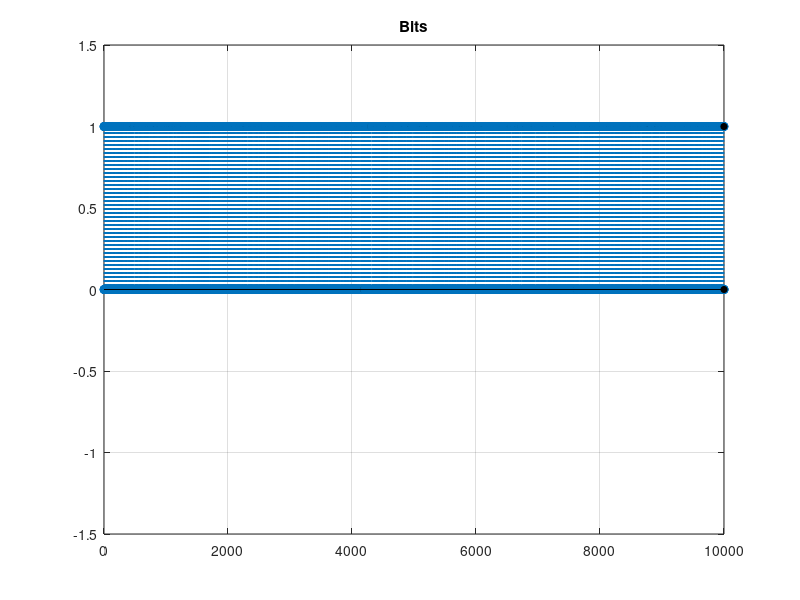
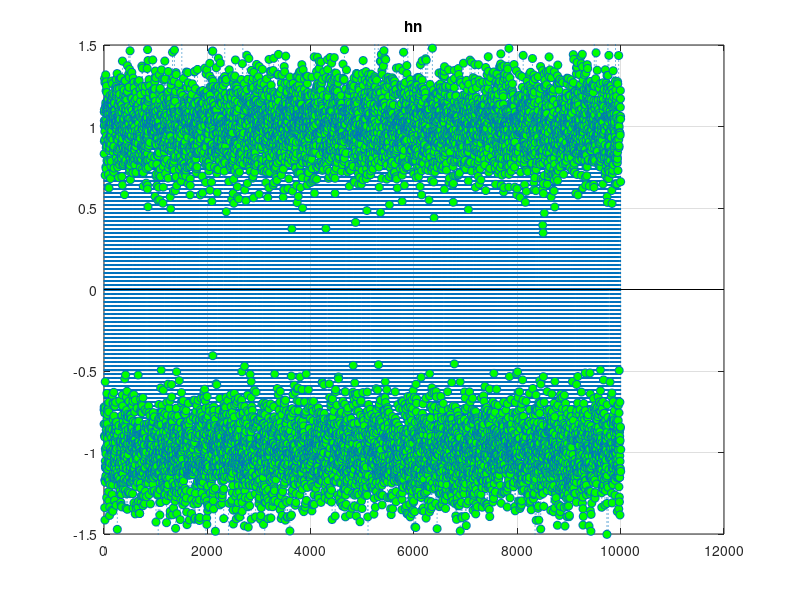
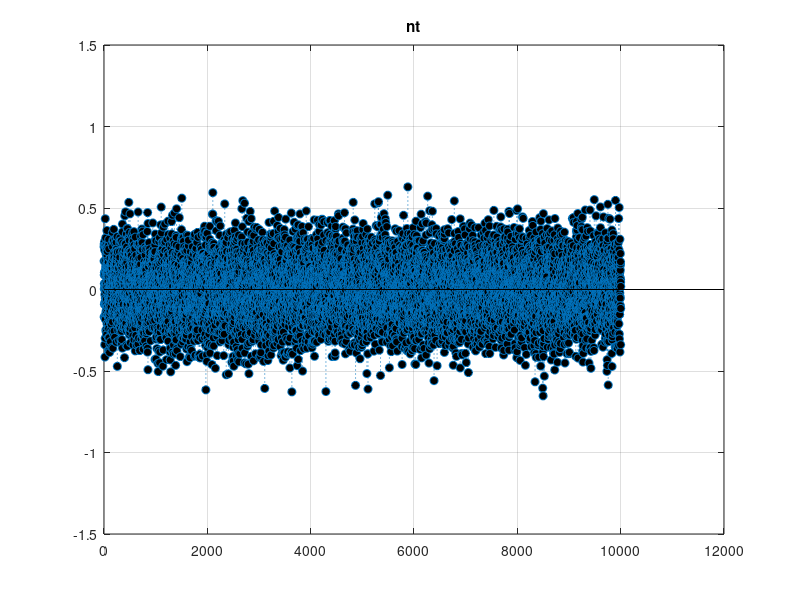
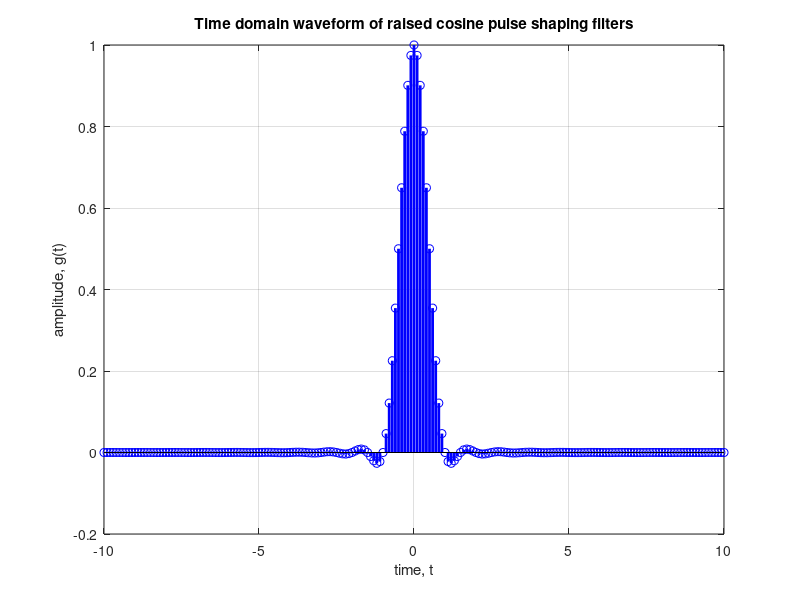

MATLAB code to generate these figures, in order:
%%%%%%%%%%%%%%%%%%%%%%%%%%%%%%%%%%%%%%%%%%%%%%%%%%%%%%%%%%%%%%%%%%%%%%%%%%%%%%%%%
% Εργασία στα Τηλεπικοινωνιακά Συστήματα 3                                      %
% Περιγραφή :                                                                   %    
%   Έχουμε ένα τηλεπικοινωνιακό σύστημα, το οποίο απαρτίζεται από ένα πομπό,    %
%   ένα κανάλι με απόκριση συχνότητας :                                         %
%               { 1 , if |f +/- fo| <= W                                        %
%      C(f) =   {                               ,                               %      
%               { 0 , else                                                      %       
%   προσθήκη AWGN (n(t), ΦΠΙ: No/2.), ένα δέκτη και κατόπιν ένα δειγματολήπτη.  %      
%   Για τη µετάδοση χρησιµοποιούµε διαµόρφωση M−PAM, δηλαδή µεταδίδουµε         %      
%   σύµβολα της µορφής am = ±1.                                                 %        
%   Ο σκοπός της εργασίας είναι να µελετηθεί η επίδοση του συστήµατος, όταν     %  
%   αυτό σχεδιάζεται µε τις παρακάτω επιλογές :                                 %
%   1. Επιλογή των ϕίλτρων ποµπού και δέκτη έτσι ώστε στον δέκτη να έχουµε      %
%       µηδενική διασυµβολική παρεµβολή.                                        %
%   2. Επιλογή των ϕίλτρων ποµπού και δέκτη έτσι ώστε στον δέκτη να έχουµε      %
%       ελεγχόµενη διασυµβολική παρεµβολή µε διπλοδυαδικό παλµό, και σύµβολο    %
%       προς σύµβολο ϕώραση µε προκωδικοποίηση στον ποµπό.                      %
%   3. Επιλογή των ϕίλτρων ποµπού και δέκτη έτσι ώστε στον δέκτη να έχουµε      % 
%      ελεγχόµενη διασυµβολική παρεµβολη µε διπλοδυαδικό παλµό, και εφαρµογή    % 
%      του αλγορίθµου Viterbi στη ϕώραση.                                       %                                        
%                                                                               %
%    Ioannis. M. Koutzoglou, Dec. 2021                                          %
%%%%%%%%%%%%%%%%%%%%%%%%%%%%%%%%%%%%%%%%%%%%%%%%%%%%%%%%%%%%%%%%%%%%%%%%%%%%%%%%%
clc;
clear;
close all;


%% -------------------- Second part of the Project! -------------------- %%

%%%%%%%%%%%%%%%%%%%%%%%%%%%%%%%%%%%%%%%%%%%%%%%%%%%%%%%%%%%%%%%%%%%%%%%%%%%
%%%                         "System Properties"                         %%%
%%%%%%%%%%%%%%%%%%%%%%%%%%%%%%%%%%%%%%%%%%%%%%%%%%%%%%%%%%%%%%%%%%%%%%%%%%%

n = 10000;         %% Number of bits
M = 2;             %% Modulation order (2 for 2-PAM)
k = log2(M);       %% Number of bits per symbol
sps = 10;          %% Samples per symbol
EbNo = 25;
alpha = 1;
snr = EbNo + 10*log10(k) - 10*log10(sps);
shape = 'sqrt';
fs = 10;

%%%%%%%%%%%%%%%%%%%%%%%%%%%%%%%%%%%%%%%%%%%%%%%%%%%%%%%%%%%%%%%%%%%%%%%%%%%
%%%                         "Bits Generation"                           %%%
%%%%%%%%%%%%%%%%%%%%%%%%%%%%%%%%%%%%%%%%%%%%%%%%%%%%%%%%%%%%%%%%%%%%%%%%%%%

bits = randi([0 1],1,n);
fprintf('bits: %d \n', bits);
fprintf('\n');

%%%%%%%%%%%%%%%%%%%%%%%%%%%%%%%%%%%%%%%%%%%%%%%%%%%%%%%%%%%%%%%%%%%%%%%%%%%
%%%                            "Precoding"                              %%%
%%%%%%%%%%%%%%%%%%%%%%%%%%%%%%%%%%%%%%%%%%%%%%%%%%%%%%%%%%%%%%%%%%%%%%%%%%%

pm = zeros(1, n+1);
pm(1) = 0;
for i = 1:n
    pm(i+1) = mod((bits(i) - pm(i)),2);  
end
fprintf('\n');
fprintf('pm: %d \n', pm);

%%%%%%%%%%%%%%%%%%%%%%%%%%%%%%%%%%%%%%%%%%%%%%%%%%%%%%%%%%%%%%%%%%%%%%%%%%%
%%%                         "M-PAM Modulation"                          %%%
%%%%%%%%%%%%%%%%%%%%%%%%%%%%%%%%%%%%%%%%%%%%%%%%%%%%%%%%%%%%%%%%%%%%%%%%%%%

symbols = pammod(pm,M);
fprintf('\n');
fprintf('symbols: %d \n', symbols);

%%%%%%%%%%%%%%%%%%%%%%%%%%%%%%%%%%%%%%%%%%%%%%%%%%%%%%%%%%%%%%%%%%%%%%%%%%%
%%%                         "AWGN Channel"                              %%%
%%%%%%%%%%%%%%%%%%%%%%%%%%%%%%%%%%%%%%%%%%%%%%%%%%%%%%%%%%%%%%%%%%%%%%%%%%%

hn = awgn(symbols,snr);
fprintf('\n');
fprintf('hn = %f \n', hn);

%%%%%%%%%%%%%%%%%%%%%%%%%%%%%%%%%%%%%%%%%%%%%%%%%%%%%%%%%%%%%%%%%%%%%%%%%%%
%%%                         "Noise n(t)"                                %%%
%%%%%%%%%%%%%%%%%%%%%%%%%%%%%%%%%%%%%%%%%%%%%%%%%%%%%%%%%%%%%%%%%%%%%%%%%%%

nt = hn - symbols;
fprintf('\n');
fprintf('nt = %f \n', nt);

%%%%%%%%%%%%%%%%%%%%%%%%%%%%%%%%%%%%%%%%%%%%%%%%%%%%%%%%%%%%%%%%%%%%%%%%%%%
%%%                          "Gr Filter"                                %%%
%%%%%%%%%%%%%%%%%%%%%%%%%%%%%%%%%%%%%%%%%%%%%%%%%%%%%%%%%%%%%%%%%%%%%%%%%%%

% defining the sinc filter
sincNum = sin(pi*(-fs:1/fs:fs)); % numerator of the sinc function
sincDen = (pi*(-fs:1/fs:fs)); % denominator of the sinc function
sincDenZero = find(abs(sincDen) < 10^-10);
sincOp = sincNum./sincDen;
sincOp(sincDenZero) = 1; % sin(pix/(pix) =1 for x =0

cosNum = cos(alpha*pi*(-fs:1/fs:fs));
cosDen = (1-(2*alpha*(-fs:1/fs:fs)).^2);
cosDenZero = abs(cosDen)<10^-10;
cosOp = cosNum./cosDen;
cosOp(cosDenZero) = pi/4;
Gr = sincOp.*cosOp;

%%%%%%%%%%%%%%%%%%%%%%%%%%%%%%%%%%%%%%%%%%%%%%%%%%%%%%%%%%%%%%%%%%%%%%%%%%%
%%%                   "Conv of noise and filter"                        %%%
%%%%%%%%%%%%%%%%%%%%%%%%%%%%%%%%%%%%%%%%%%%%%%%%%%%%%%%%%%%%%%%%%%%%%%%%%%%

nr = conv(nt,Gr,'same');
nr = nr(2:end);
fprintf('\n');
fprintf('nr = %f \n', nr);

%%%%%%%%%%%%%%%%%%%%%%%%%%%%%%%%%%%%%%%%%%%%%%%%%%%%%%%%%%%%%%%%%%%%%%%%%%%
%%%                      "Received symbols"                             %%%
%%%%%%%%%%%%%%%%%%%%%%%%%%%%%%%%%%%%%%%%%%%%%%%%%%%%%%%%%%%%%%%%%%%%%%%%%%%

bm = zeros(1, n);
for i = 1:n
    bm(i+1) = symbols(i+1) + symbols(i);       
end
bm = bm(2:end);
fprintf('\n');
fprintf('bm: %d \n', bm);

ym = bm + nr;
fprintf('\n');
fprintf('ym: %f \n', ym);
dm = zeros(1, n);
%dm = mod(bm/2 + 1,2);
for i = 1:length(ym)
      if ym(i) > -1 && ym(i) < 1
          dm(i) = 1;
      else
          dm(i) = 0;
      end
end
fprintf('\n');
fprintf('Receive bits: %d \n', dm);

%%%%%%%%%%%%%%%%%%%%%%%%%%%%%%%%%%%%%%%%%%%%%%%%%%%%%%%%%%%%%%%%%%%%%%%%%%%
%%%                          "Error Rate"                               %%%
%%%%%%%%%%%%%%%%%%%%%%%%%%%%%%%%%%%%%%%%%%%%%%%%%%%%%%%%%%%%%%%%%%%%%%%%%%%

error = bits ~= dm;
sum_error = sum(error);
error_prob = (sum_error / n)*100;
fprintf('\n');
fprintf('error prob : %f \n',error_prob);

%%%%%%%%%%%%%%%%%%%%%%%%%%%%%%%%%%%%%%%%%%%%%%%%%%%%%%%%%%%%%%%%%%%%%%%%%%%
%%%                          "Plots"                                    %%%
%%%%%%%%%%%%%%%%%%%%%%%%%%%%%%%%%%%%%%%%%%%%%%%%%%%%%%%%%%%%%%%%%%%%%%%%%%%

% Bits plot
figure;
stem(bits,':','markerfacecolor', 'black');
title('Bits');
grid on;
set(gca,'ylim',[-1.5 1.5])

% AWGN Channel plot
figure;
stem(real(hn),':','markerfacecolor','green')
title('hn');
grid on;
set(gca,'ylim',[-1.5 1.5])

% Noise nt plot
figure;
stem(real(nt),':','markerfacecolor','black')
title('nt');
grid on;
set(gca,'ylim',[-1.5 1.5])

% Gr Filter plot
figure;
stem((-fs:1/fs:fs),(Gr),'b','LineWidth',2)
grid on
xlabel('time, t')
ylabel('amplitude, g(t)')
title('Time domain waveform of raised cosine pulse shaping filters')

% Conv of noise and filter plot
figure;
stem(real(nr),':','markerfacecolor', 'magenta');
title('nr(t)');
grid on;
set(gca,'ylim',[-1.5 1.5])

% Receiver bits plot
figure;
stem(dm,':','markerfacecolor','black')
title('Receive Bits');
grid on;
set(gca,'ylim',[-1.5 1.5])

